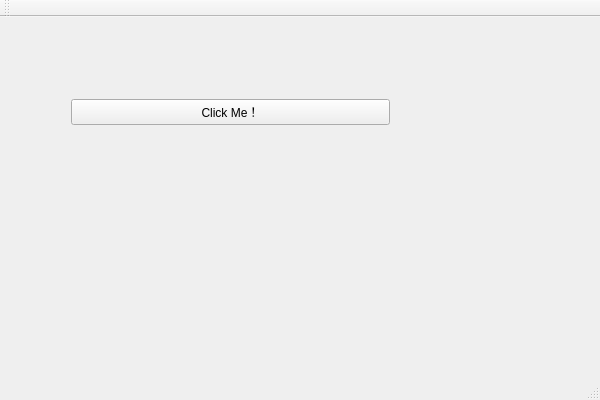
<?xml version="1.0" encoding="UTF-8"?>
<ui version="4.0">
 <class>MyFirstQtAppClass</class>
 <widget class="QMainWindow" name="MyFirstQtAppClass">
  <property name="geometry">
   <rect>
    <x>0</x>
    <y>0</y>
    <width>600</width>
    <height>400</height>
   </rect>
  </property>
  <property name="windowTitle">
   <string>MyFirstQtApp</string>
  </property>
  <widget class="QWidget" name="centralWidget">
   <widget class="QWidget" name="verticalLayoutWidget">
    <property name="geometry">
     <rect>
      <x>60</x>
      <y>30</y>
      <width>341</width>
      <height>131</height>
     </rect>
    </property>
    <layout class="QVBoxLayout" name="verticalLayout">
     <item>
      <widget class="QPushButton" name="pushButton">
       <property name="text">
        <string>Click Me！</string>
       </property>
      </widget>
     </item>
    </layout>
   </widget>
  </widget>
  <widget class="QMenuBar" name="menuBar">
   <property name="geometry">
    <rect>
     <x>0</x>
     <y>0</y>
     <width>600</width>
     <height>23</height>
    </rect>
   </property>
  </widget>
  <widget class="QToolBar" name="mainToolBar">
   <attribute name="toolBarArea">
    <enum>TopToolBarArea</enum>
   </attribute>
   <attribute name="toolBarBreak">
    <bool>false</bool>
   </attribute>
  </widget>
  <widget class="QStatusBar" name="statusBar"/>
 </widget>
 <layoutdefault spacing="6" margin="11"/>
 <resources>
  <include location="myfirstqtapp.qrc"/>
 </resources>
 <connections>
  <connection>
   <sender>pushButton</sender>
   <signal>clicked()</signal>
   <receiver>MyFirstQtAppClass</receiver>
   <slot>showMinimized()</slot>
   <hints>
    <hint type="sourcelabel">
     <x>230</x>
     <y>130</y>
    </hint>
    <hint type="destinationlabel">
     <x>299</x>
     <y>199</y>
    </hint>
   </hints>
  </connection>
 </connections>
</ui>
